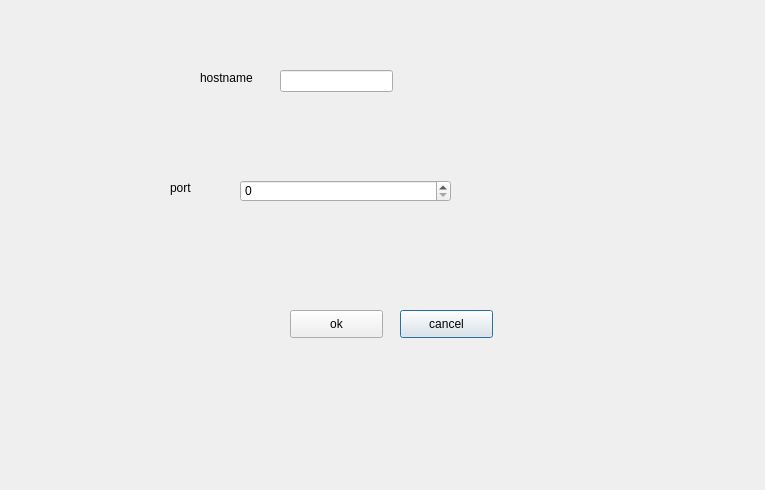
<?xml version="1.0" encoding="UTF-8"?>
<ui version="4.0">
 <class>DUMessengerConnectionDialog</class>
 <widget class="QDialog" name="DUMessengerConnectionDialog">
  <property name="geometry">
   <rect>
    <x>0</x>
    <y>0</y>
    <width>765</width>
    <height>490</height>
   </rect>
  </property>
  <property name="windowTitle">
   <string>Dialog</string>
  </property>
  <widget class="QLineEdit" name="hostname">
   <property name="geometry">
    <rect>
     <x>280</x>
     <y>70</y>
     <width>113</width>
     <height>22</height>
    </rect>
   </property>
  </widget>
  <widget class="QPushButton" name="cancel">
   <property name="geometry">
    <rect>
     <x>400</x>
     <y>310</y>
     <width>93</width>
     <height>28</height>
    </rect>
   </property>
   <property name="text">
    <string>cancel</string>
   </property>
  </widget>
  <widget class="QLabel" name="label">
   <property name="geometry">
    <rect>
     <x>200</x>
     <y>70</y>
     <width>56</width>
     <height>16</height>
    </rect>
   </property>
   <property name="text">
    <string>hostname</string>
   </property>
  </widget>
  <widget class="QSpinBox" name="puerto">
   <property name="geometry">
    <rect>
     <x>240</x>
     <y>180</y>
     <width>211</width>
     <height>22</height>
    </rect>
   </property>
   <property name="maximum">
    <number>9999</number>
   </property>
  </widget>
  <widget class="QLabel" name="label_2">
   <property name="geometry">
    <rect>
     <x>170</x>
     <y>180</y>
     <width>56</width>
     <height>16</height>
    </rect>
   </property>
   <property name="text">
    <string>port</string>
   </property>
  </widget>
  <widget class="QPushButton" name="ok">
   <property name="geometry">
    <rect>
     <x>290</x>
     <y>310</y>
     <width>93</width>
     <height>28</height>
    </rect>
   </property>
   <property name="text">
    <string>ok</string>
   </property>
  </widget>
 </widget>
 <resources/>
 <connections/>
</ui>
